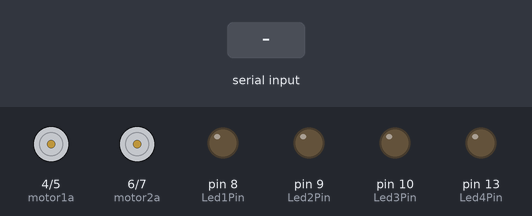
A sketch run on a simulated Arduino Uno, built with avr-gcc and run on an emulated ATmega328P. Shown: motor-driver pin pairs drawn as motors (green arrow = first pin HIGH = forward, orange = second pin HIGH = backward, longer = more drive), output pins drawn as LEDs (lit = HIGH). The inputs (shaded band) are chosen by the test bench. What the sketch prints to the serial monitor is not drawn.

Above: at 1.2 s.
1.3 s: "F" received over the second serial link
At 1.9 s:
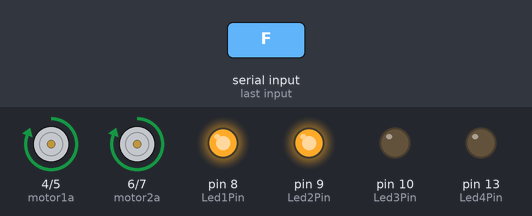
2.8 s: "B" received over the second serial link
At 4.0 s:
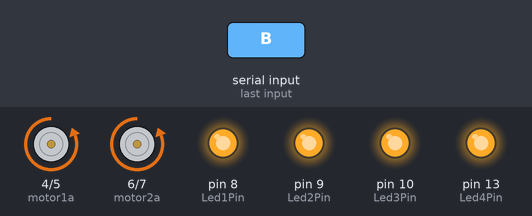
4.3 s: "R" received over the second serial link
At 5.5 s:
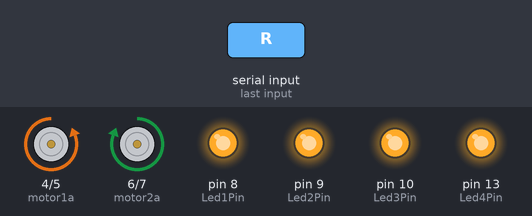
5.8 s: "L" received over the second serial link
At 6.6 s:
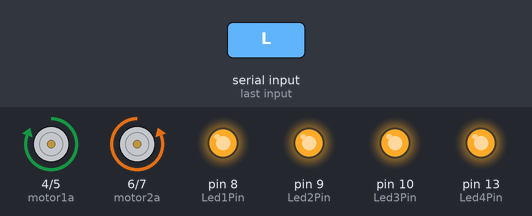
7.3 s: "S" received over the second serial link
At 7.8 s:
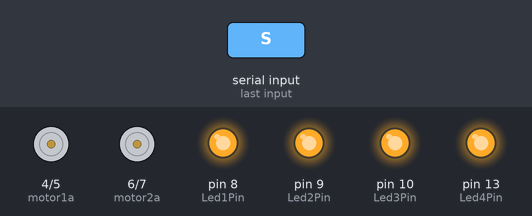
8.8 s: "F" received over the second serial link
At 10.1 s:
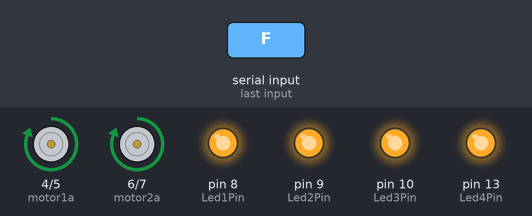
Timing chart, 0 to 11.3 s (numbered marks = the images above; inputs shaded):
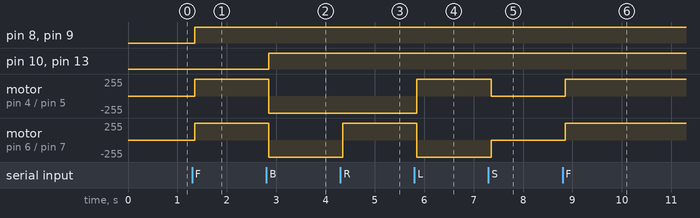

Measured:
- after the input at 1.3 s, pin 8 (Led1Pin), pin 9 (Led2Pin): LOW → HIGH after 0.05 s; motor on pin 4 (motor1a) / pin 5 (motor1b), motor on pin 6 (motor2a) / pin 7 (motor2b): stopped → forward 255/255 after 0.05 s
- after the input at 2.8 s, pin 10 (Led3Pin), pin 13 (Led4Pin): LOW → HIGH after 0.05 s; motor on pin 4 (motor1a) / pin 5 (motor1b), motor on pin 6 (motor2a) / pin 7 (motor2b): forward 255/255 → backward 255/255 after 0.05 s
- after the input at 4.3 s, motor on pin 6 (motor2a) / pin 7 (motor2b): backward 255/255 → forward 255/255 after 0.05 s
- after the input at 5.8 s, motor on pin 4 (motor1a) / pin 5 (motor1b): backward 255/255 → forward 255/255 after 0.05 s; motor on pin 6 (motor2a) / pin 7 (motor2b): forward 255/255 → backward 255/255 after 0.05 s
- after the input at 7.3 s, motor on pin 4 (motor1a) / pin 5 (motor1b): forward 255/255 → stopped after 0.05 s; motor on pin 6 (motor2a) / pin 7 (motor2b): backward 255/255 → stopped after 0.05 s
- after the input at 8.8 s, motor on pin 4 (motor1a) / pin 5 (motor1b), motor on pin 6 (motor2a) / pin 7 (motor2b): stopped → forward 255/255 after 0.05 s

The sketch:

BTCar11a.ino
```cpp
#include <SoftwareSerial.h>   // 引用程式庫

#define motor1a 4
#define motor1b 5
#define motor2a 6
#define motor2b 7

#define Led1Pin 8
#define Led2Pin 9
#define Led3Pin 10
#define Led4Pin 13

int Motor1direction = 1 ;
char BTChar ;
// 定義連接藍牙模組的序列埠
SoftwareSerial BT(11, 12); // 接收腳, 傳送腳


void initall()
{

 // init motor pin as output
   pinMode(motor1a,OUTPUT);
   pinMode(motor1b,OUTPUT);
   pinMode(motor2a,OUTPUT);
   pinMode(motor2b,OUTPUT);

   pinMode(Led1Pin,OUTPUT);
   pinMode(Led2Pin,OUTPUT);
   pinMode(Led3Pin,OUTPUT);
   pinMode(Led4Pin,OUTPUT);


}
 void setup()
 {
  initall();
   //init serial for debug
Serial.begin(9600);
Serial.println("Program Start Here ");

  // 設定藍牙模組的連線速率
  // 如果是HC-05，請改成38400
  BT.begin(9600);


 }

 void loop()
 {
  if (BT.available() >0)
      {
        BTChar = BT.read() ;
        if (BTChar == 70 )
            Forward() ;
        if (BTChar == 66 )
            Backward() ;
        if (BTChar == 82 )
            TurnRight() ;
        if (BTChar == 76 )
            TurnLeft() ;
        if (BTChar == 83 )
            CarStop() ;
      }
      delay(150);
 }

 void RightForward()
 {
   digitalWrite(motor1a,HIGH);
   digitalWrite(motor1b,LOW);
 }
 void RightBackward()
 {
   digitalWrite(motor1a,LOW );
   digitalWrite(motor1b,HIGH);
 }

 void RightStop()
 {
   digitalWrite(motor1a,LOW );
   digitalWrite(motor1b,LOW);
 }


 void LeftForward()
 {
   digitalWrite(motor2a,HIGH);
   digitalWrite(motor2b,LOW);
 }
 void LeftBackward()
 {
   digitalWrite(motor2a,LOW );
   digitalWrite(motor2b,HIGH);
 }

 void LeftStop()
 {
   digitalWrite(motor2a,LOW );
   digitalWrite(motor2b,LOW);
 }

void TurnRight()
{
  LeftForward() ;
  RightBackward() ;
  RightLight() ;
}


void TurnLeft()
{
  RightForward() ;
  LeftBackward() ;
  RightLight() ;
}
void Forward()
{
  LeftForward() ;
  RightForward() ;
  FrontLight() ;
}

void Backward()
{
  LeftBackward() ;
  RightBackward() ;
  BackLight() ;
}


void CarStop()
{
  LeftStop() ;
  RightStop() ;
}

void RightFrontLight()
{
    digitalWrite(Led1Pin, HIGH) ;
}

void LeftFrontLight()
{
    digitalWrite(Led2Pin, HIGH) ;
}

void RightBackLight()
{
    digitalWrite(Led3Pin, HIGH) ;
}

void LeftBackLight()
{
    digitalWrite(Led4Pin, HIGH) ;
}

void RightFrontLightOff()
{
    digitalWrite(Led1Pin, LOW) ;
}

void LeftFrontLightOff()
{
    digitalWrite(Led2Pin, LOW) ;
}

void RightBackLightOff()
{
    digitalWrite(Led3Pin, LOW) ;
}

void LeftBackLightOff()
{
    digitalWrite(Led4Pin, LOW) ;
}


void FrontLight()
{
  RightFrontLight() ;
  LeftFrontLight() ;

}

void BackLight()
{
  RightBackLight() ;
  LeftBackLight() ;

}

void FrontLightOff()
{
  RightFrontLightOff() ;
  LeftFrontLightOff() ;

}

void BackLightOff()
{
  RightBackLightOff() ;
  LeftBackLightOff() ;

}

void RightLight()
{
  RightFrontLight() ;
  RightBackLight() ;

}

void LeftLight()
{
  LeftFrontLight() ;
  LeftBackLight() ;

}
void RightLightOff()
{
  RightFrontLightOff() ;
  RightBackLightOff() ;

}

void LeftLightOff()
{
  LeftFrontLightOff() ;
  LeftBackLightOff() ;

}


void AllLightOff()
{
  RightFrontLightOff() ;
  RightBackLightOff() ;
  LeftFrontLightOff() ;
  LeftBackLightOff() ;

}
```
